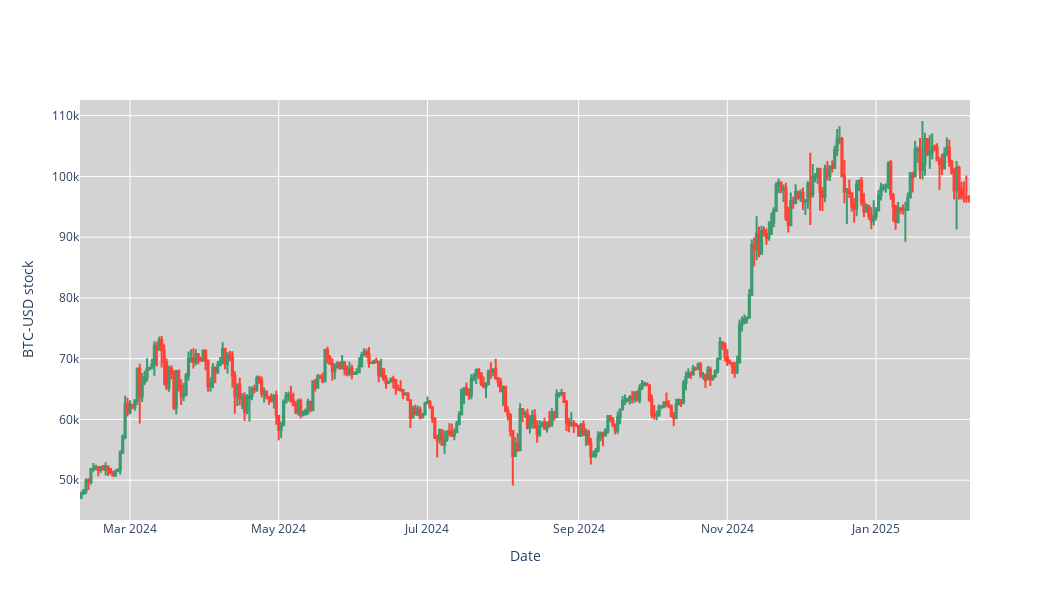

Notebook source saved alongside this figure:
### Code cell
#Candlestick
fig = go.Figure(data=[go.Candlestick(x=stock_data.index, open = stock_data['Open'], close=stock_data['Close'], high = stock_data['High'], low=stock_data['Low'])])
fig.update_layout(xaxis_rangeslider_visible=False, yaxis_title=f'{ticker} stock', xaxis_title='Date', plot_bgcolor='lightgrey',
                  width=1050, height = 600)
fig.show()

### Figure 1 — Plotly figure (JSON) as saved in the notebook; plotly's stock layout.template omitted (floating-point values rounded to 4 significant figures; data arrays with more than 128 entries replaced by an {"elided": "..."} marker saying what was removed)
{"data": [{"close": {"elided": "365 float values"}, "high": {"elided": "365 float values"}, "low": {"elided": "365 float values"}, "open": {"elided": "365 float values"}, "type": "candlestick", "x": {"elided": "365 str values"}}], "layout": {"height": 600, "plot_bgcolor": "lightgrey", "width": 1050, "xaxis": {"rangeslider": {"visible": false}, "title": {"text": "Date"}}, "yaxis": {"title": {"text": "BTC-USD stock"}}}}
